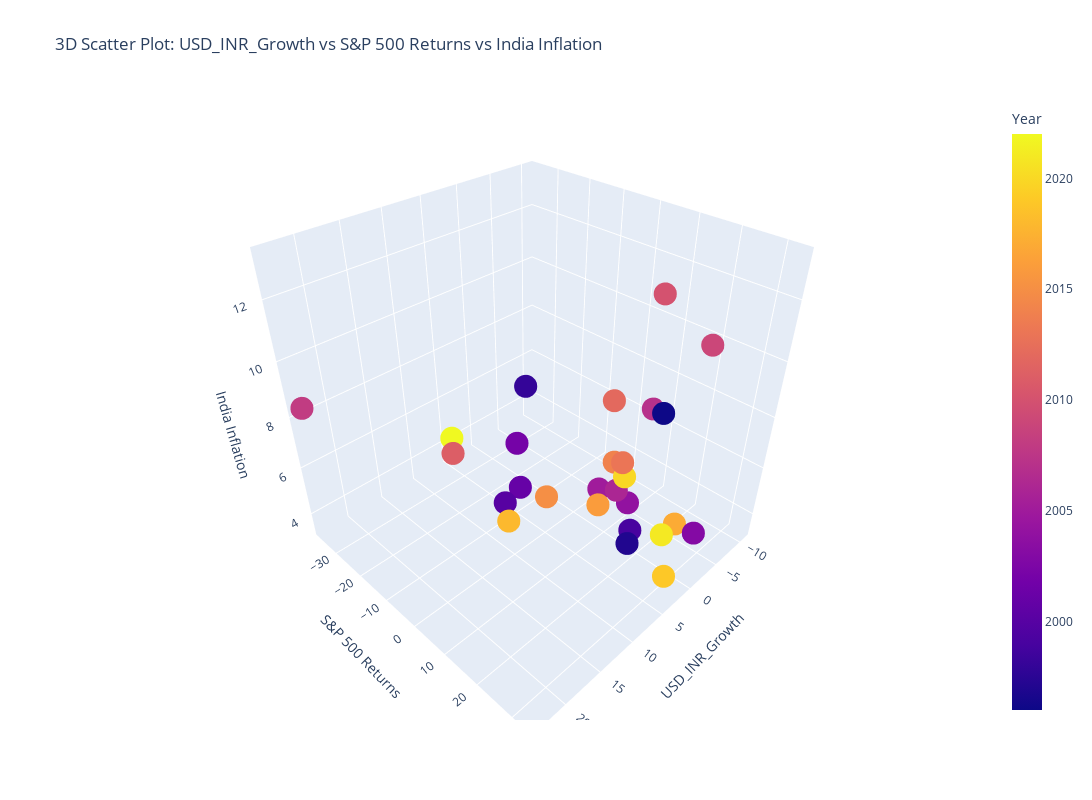

Source (notebook cell):
### Code cell
import plotly.express as px

# Interactive Plot
fig = px.scatter_3d(df, x='USD_INR_Growth', y='S&P_500_Returns', z='India_Inflation', 
                    color='Year', title='3D Scatter Plot: USD_INR_Growth vs S&P 500 Returns vs India Inflation')

fig.update_layout(scene = dict(
                    xaxis_title='USD_INR_Growth',
                    yaxis_title='S&P 500 Returns',
                    zaxis_title='India Inflation'),
                    width=1200, # Width of the plot
                    height=800 # Height of the plot
                 )

fig.show()

### Figure 1 — Plotly figure (JSON) as saved in the notebook; plotly's stock layout.template omitted (floating-point values rounded to 4 significant figures)
{"data": [{"hovertemplate": "USD_INR_Growth=%{x}<br>S&P_500_Returns=%{y}<br>India_Inflation=%{z}<br>Year=%{marker.color}<extra></extra>", "legendgroup": "", "marker": {"color": [2022, 2021, 2020, 2019, 2018, 2017, 2016, 2015, 2014, 2013, 2012, 2011, 2010, 2009, 2008, 2007, 2006, 2005, 2004, 2003, 2002, 2001, 2000, 1999, 1998, 1997, 1996], "coloraxis": "coloraxis", "symbol": "circle"}, "mode": "markers", "name": "", "scene": "scene", "showlegend": false, "type": "scatter3d", "x": [11.08, 1.959, 2.363, 2.573, 8.977, -6.056, 2.639, 5.613, 1.424, 12.37, 3.735, 18.57, -3.657, -4.545, 23.39, -10.68, 2, -1.626, -3.638, -4.849, -0.7452, 3.492, 7.31, 2.425, 21.71, 11.24, 0], "y": [-18.01, 28.47, 18.02, 31.21, -4.23, 21.61, 11.77, 1.38, 13.52, 32.15, 15.89, 2.1, 14.82, 25.94, -36.55, 5.48, 15.61, 4.83, 10.74, 28.36, -21.97, -11.85, -9.03, 20.89, 28.34, 33.1, 22.68], "z": [6.7, 5.13, 6.62, 3.73, 3.94, 3.33, 4.95, 4.91, 6.67, 10.02, 9.48, 8.91, 11.99, 10.88, 8.35, 6.37, 5.8, 4.25, 3.77, 3.81, 4.3, 3.78, 4.01, 4.67, 13.23, 7.16, 8.98]}], "layout": {"coloraxis": {"colorbar": {"title": {"text": "Year"}}, "colorscale": [[0, "#0d0887"], [0.1111, "#46039f"], [0.2222, "#7201a8"], [0.3333, "#9c179e"], [0.4444, "#bd3786"], [0.5556, "#d8576b"], [0.6667, "#ed7953"], [0.7778, "#fb9f3a"], [0.8889, "#fdca26"], [1, "#f0f921"]]}, "dragmode": "pan", "height": 800, "legend": {"tracegroupgap": 0}, "scene": {"aspectmode": "auto", "aspectratio": {"x": 1, "y": 1, "z": 1}, "camera": {"projection": {"type": "perspective"}}, "domain": {"x": [0, 1], "y": [0, 1]}, "dragmode": "pan", "xaxis": {"title": {"text": "USD_INR_Growth"}, "type": "linear"}, "yaxis": {"title": {"text": "S&P 500 Returns"}, "type": "linear"}, "zaxis": {"title": {"text": "India Inflation"}, "type": "linear"}}, "title": {"text": "3D Scatter Plot: USD_INR_Growth vs S&P 500 Returns vs India Inflation"}, "width": 1200}}
